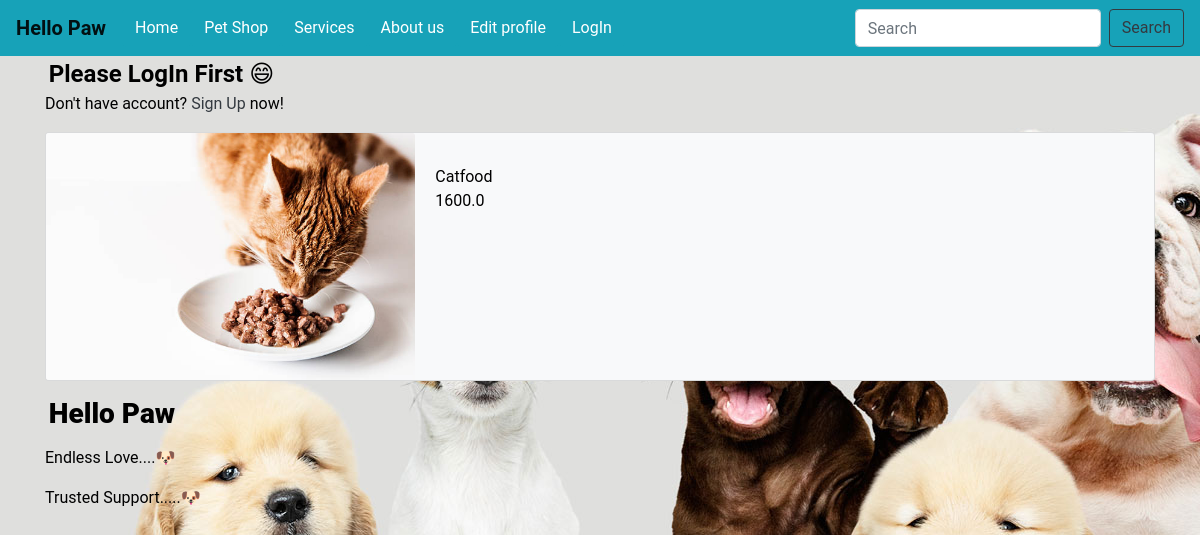
The page /show_product/1 on the database its author committed.
### PetShop/models.py (models this page shows, shortened)
class AddProduct(models.Model):
    Product_name = models.CharField(max_length=100)
    Catagory = models.CharField(max_length=200)
    cost =models.FloatField(max_length=200)
    image = models.ImageField(upload_to='products/images/',null=True, blank=True)

### PetShop/views.py (the view)
# urls.py: path('show_product/<int:product_id>', shopviews.showDetails, name='detail_view')
def showDetails(request, product_id):
    searched_product = get_object_or_404(AddProduct, id=product_id)
    context = {
        'search': searched_product,
    }
    return render(request, 'Petshop/details.html', context)

### templates/PetShop/details.html (shortened to what this page needs)
{% extends 'base.html' %}
{% block content  %}
        <div class="card bg-light mb-2`" >
          <div class="row no-gutters">
            <div class="col-md-4">
              <img src="{{ search.image.url }}" class="card-img" alt="...">
            </div>
            <div class="col-md-8">
              <div class="card-body">
                <p class="card-text">
                    {{ search.Product_name }} <br>
                    {{ search.cost }} <br>
                    {{ search.Category }} <br>
                </p>
              </div>
            </div>
          </div>
        </div>
{% endblock content %}

### Home/static/Home/styles.css (style rules this page uses)
body { background-color: darkgrey; section: class"hero-wrap js-fullheight" ; background-image: url("dog6.jpg");" data-stellar-background-ratio:"0.5" background-repeat: no-repeat; color: black; }
body { font-family: "Roboto", "Lucida Grande", "DejaVu Sans", "Bitstream Vera Sans", Verdana, Arial, sans-serif; }

### rows shown on the page
AddProduct: image (picture), Product_name "Catfood", cost "1600.0"
